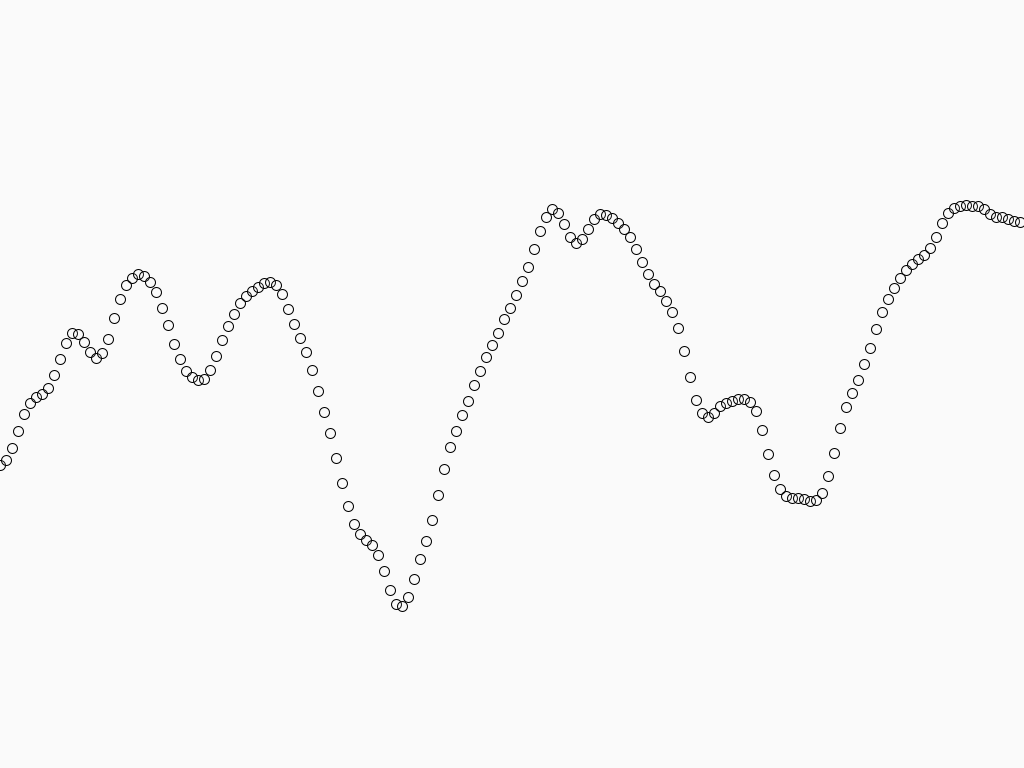
Frame 1 (no input)
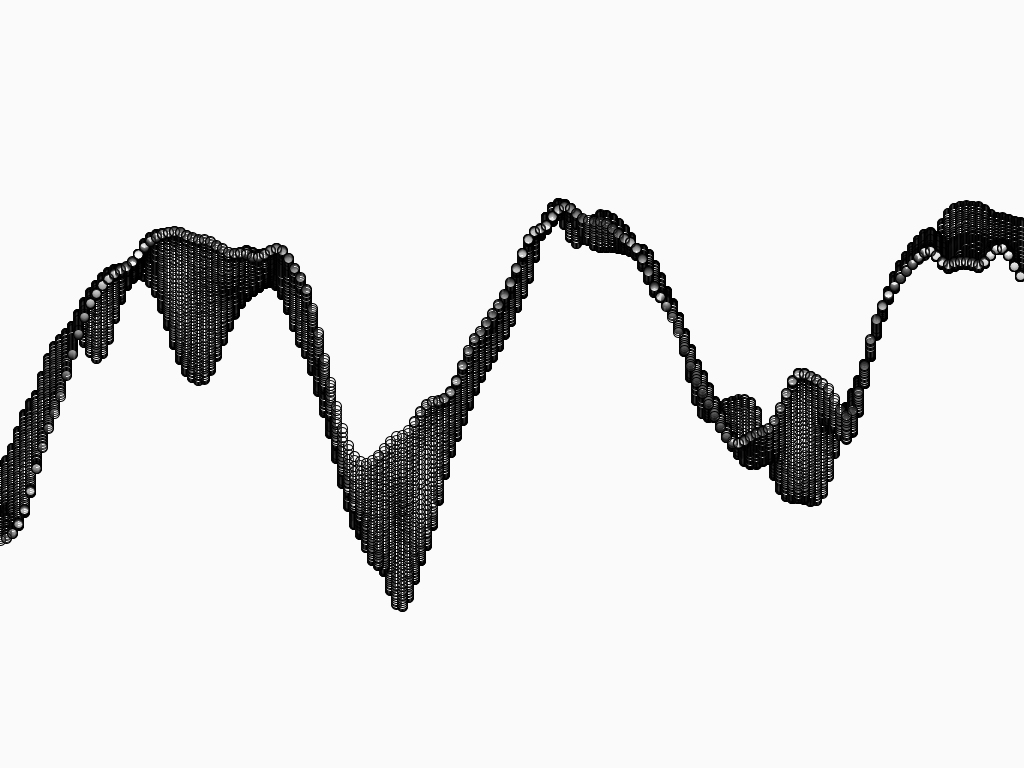
Frame 60 (the mouse pressed at the canvas centre just before this capture)
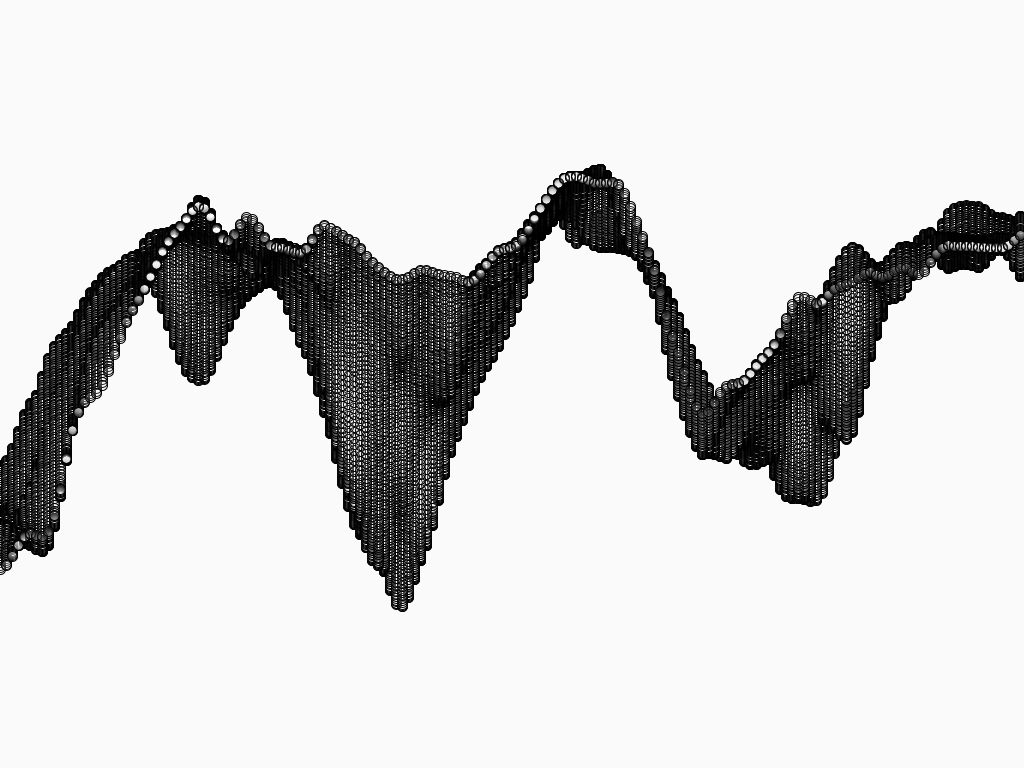
Frame 120 (the mouse held since frame 60 and released just before this capture)

The Processing sketch that drew these frames (run headless with seeded random() and noise(); from frame 60 on, the mouse is pressed at the canvas centre):

// Processing sketch: processing_159573
// ── processing_159573.pde

void setup(){ 
    size(1024,768); // the most common computer display resolutions
    background(250, 250, 250); // RGB colors for skyblue: http://cloford.com/resources/colours/500col.htm
    smooth(); // to draw anti-alias
    }
 
void draw(){
    float x = 0; // command x axis to move randomly
    for (int i = 0; i<width; i+=6){ // any int withint the width of the defined size is visualized with 6 pixel gaps between the ellipses' centers.
        fill(255, 255, 255, 25); //white dot with 25% opacity
        ellipse(i, noise(i*0.005f, frameCount*0.005f)*height, 10, 10); // noise=level of variety; framecount=motion speed on y-axis; (x, y)=pixels per width and height.
        }
   
   }
